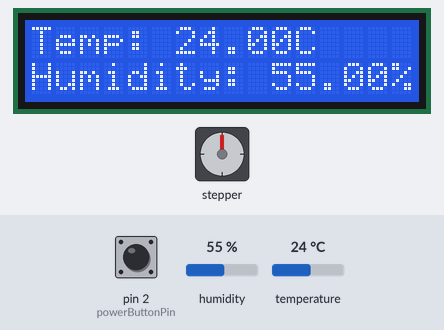
A sketch run on a simulated Arduino Mega 2560, built with avr-gcc and run on an emulated ATmega2560. Shown: 16×2 character LCD, stepper motor. Inputs (shaded band) come from the test bench; at power-on: humidity 55 %, pin 2 (powerButtonPin) HIGH, temperature 24 °C. The local clock reads 2024-03-15 10:24:30 at power-on unless the sketch sets it; stepper angles assume 200 steps per turn; what the sketch prints to the serial monitor is not drawn.

Above: at 1.2 s.
1.3 s: humidity set to 22 %
At 3.4 s:
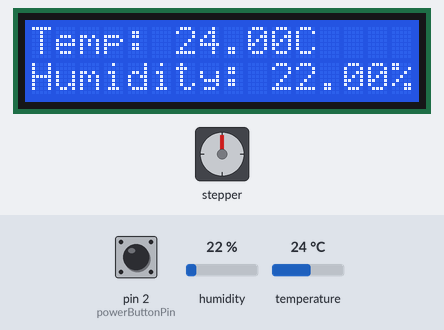
4.3 s: pin 2 (powerButtonPin) pulled LOW for 2.6 s
At 4.98 s:
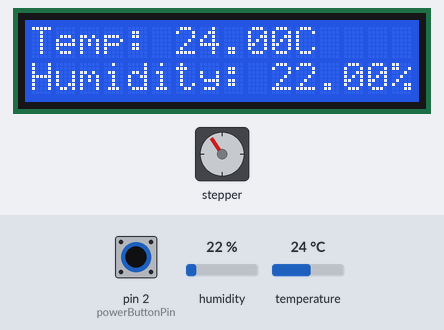
Timing chart, 0 to 81.6 s (numbered marks = the images above; inputs shaded):
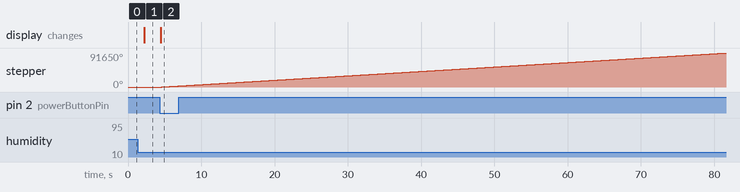

Measured:
- after the input at 1.3 s, the display: changes after 0.93 s (image 1)
- after the input at 4.3 s, stepper: keeps turning clockwise at about 1190°/s, starting after 0.28 s; the display: first changes after 0.14 s (image 2 shows a later state)

The sketch:

CPEFInal.ino
```cpp
// CPE 301 Final Project
// Members: Oliver Zolan, Sutter Reynolds, Bennet Rau, Connor Marks
// Swamp Cooler


#include <LiquidCrystal.h>
#include <DHT.h>
#include <Stepper.h>
#include <RTClib.h>

#define DHTPIN 29
#define DHTTYPE DHT11

#define RDA 0x80
#define TBE 0x20

DHT dht(DHTPIN, DHTTYPE);

RTC_DS3231 rtc;

//Initilizing the stepper Motor
const int stepsperRevolution = 200;
Stepper stepper(stepsperRevolution, 10, 11, 12, 13);

//Setting pins for the LCD Monitor
LiquidCrystal lcd(30, 31, 32, 33, 34, 35);

volatile unsigned char *myUCSR0A = (unsigned char *)0x00C0;
volatile unsigned char *myUCSR0B = (unsigned char *)0x00C1;
volatile unsigned char *myUCSR0C = (unsigned char *)0x00C2;
volatile unsigned int *myUBRR0 = (unsigned int *)0x00C4;
volatile unsigned char *myUDR0 = (unsigned char *)0x00C6;

enum machineStates {
  DISABLED, IDLE, ERROR, RUNNING
};
machineStates currentState = DISABLED;

//Defining pins for temp and water sensors
#define TEMPERATURE_THRESHOLD 20
#define WATER_THRESHOLD 100


//Button pins initilaization
const int waterLevelPin = A1;
const int powerButtonPin = 2;
const int stepperButtonPin = 3;

//light pins initilaization
const int yellowLEDPin = 53;
const int greenLEDPin = 51;
const int redLEDPin = 50;
const int blueLEDPin = 52;

//fan pin
const int fanMotorPin = 8;

float temperature, humidity;

void setup() {
  //Initializing the pins to establish communcation with RTC
  PORTD |= (1 << PD0) | (1 << PD1);
  rtc.begin();

  //Set the correct time on the RTC module
  DateTime now = DateTime(23, 7, 30, 0, 0, 0);
  rtc.adjust(now);

  DDRE |= (0x01 << greenLEDPin | 0x01 << yellowLEDPin);
  DDRG |= (0x01 << blueLEDPin);
  DDRH |= (0x01 << redLEDPin | 0x01 << waterLevelPin | 0x01 << fanMotorPin);

  adc_init();

  U0init(9600);
  dht.begin();

  lcd.begin(16, 2);

  stepper.setSpeed(stepsperRevolution);
}

//current state of circuit
void loop() {
  DateTime now = rtc.now();
  monitorTempHumidity();
  currentState = currentLog(currentState, temperature, humidity);

  switch(currentState) {
    case DISABLED:
      disabledState();
      break;
    case IDLE:
      idleState();
      break;
    case ERROR:
      errorState();
      break;
    case RUNNING:
      runningState();
      break;
  }
}

//monitor the humidty and temperature and display to LCD screen to be read
void monitorTempHumidity() {
  float humidity = dht.readHumidity();
  float temperature = dht.readTemperature();

  lcd.clear();
  lcd.setCursor(0, 0);
  lcd.print("Temp: ");
  lcd.print(temperature);
  lcd.print("C  ");
  lcd.setCursor(0, 1);
  lcd.print("Humidity: ");
  lcd.print(humidity);
  lcd.print("%");
  delay(100);
}

//function for when the DISABLED state is activated
void disabledState() {
  digitalWrite(yellowLEDPin, HIGH);
  digitalWrite(greenLEDPin, LOW);
  digitalWrite(redLEDPin, LOW);
  digitalWrite(blueLEDPin, LOW);

    if (digitalRead(powerButtonPin) == LOW) {
        currentState = IDLE;
        digitalWrite(yellowLEDPin, LOW);
        digitalWrite(greenLEDPin, HIGH);
    } else {
        currentState = ERROR;
        digitalWrite(yellowLEDPin, LOW);
        digitalWrite(redLEDPin, HIGH);
        lcd.print("Error: Low water");
        delay(2000);
    }
}

//function for when the IDLE state is activated
void idleState() {
  digitalWrite(yellowLEDPin, LOW);
  digitalWrite(greenLEDPin, HIGH);
  digitalWrite(redLEDPin, LOW);
  digitalWrite(blueLEDPin, LOW);
  moveVentClockwise();

  if(checkWaterLevel == LOW) {
    currentState = ERROR;
    digitalWrite(greenLEDPin, LOW);
    digitalWrite(redLEDPin, HIGH);
    lcd.print("Error: Low water");
    delay(2000);
  } else {
    currentState = IDLE;
    digitalWrite(greenLEDPin, HIGH);
    digitalWrite(redLEDPin, LOW);
    lcd.clear();
  }

    if(digitalRead(powerButtonPin) == LOW) {
      setFan(true);
      currentState = RUNNING;
      digitalWrite(greenLEDPin, LOW);
      digitalWrite(blueLEDPin, HIGH);
    } else {
    currentState = ERROR;
    digitalWrite(greenLEDPin, LOW);
    digitalWrite(redLEDPin, HIGH);
    lcd.print("Error: Low water");
    delay(2000);
  }
}

//function for when the ERROR state is activated
void errorState() {
  digitalWrite(yellowLEDPin, LOW);
  digitalWrite(greenLEDPin, LOW);
  digitalWrite(redLEDPin, HIGH);
  digitalWrite(blueLEDPin, LOW);
  monitorTempHumidity();

  if(checkWaterLevel == HIGH) {
    currentState = IDLE;
    digitalWrite(redLEDPin, LOW);
    digitalWrite(greenLEDPin, HIGH);
    lcd.clear();
  } else {
    currentState = ERROR;
    digitalWrite(redLEDPin, HIGH);
    lcd.print("Error: Low water");
    delay(2000);
  }

  if (digitalRead(powerButtonPin) == LOW) {
    currentState = IDLE;
    digitalWrite(redLEDPin, LOW);
    digitalWrite(greenLEDPin, HIGH);
    lcd.clear();
  }
}

//Function for when the RUNNING state is activated
void runningState() {
  digitalWrite(yellowLEDPin, LOW);
  digitalWrite(greenLEDPin, LOW);
  digitalWrite(redLEDPin, LOW);
  digitalWrite(blueLEDPin, HIGH);
  monitorTempHumidity();

  if(checkWaterLevel == LOW) {
    currentState = ERROR;
    digitalWrite(blueLEDPin, LOW);
    digitalWrite(redLEDPin, HIGH);
    lcd.print("Error: Low water");
    delay(2000);
  } else {
    currentState = RUNNING;
    digitalWrite(blueLEDPin, HIGH);
    digitalWrite(redLEDPin, LOW);
    lcd.clear();
  }

  if (digitalRead(powerButtonPin) == LOW) {
    setFan(false);
    currentState = IDLE;
    digitalWrite(blueLEDPin, LOW);
    digitalWrite(greenLEDPin, HIGH);
  }
}

//Vent movement
void moveVentClockwise() {
  while (true) {
    stepper.step(stepsperRevolution);
  }
}

void moveVentCounterClockwise() {
  stepper.step(-stepsperRevolution);
}

//Water level function
int checkWaterLevel(int pin) {
  return PINH & (0x01 << pin);
}

//Fan function
void setFan(bool fan) {
  if(fan) {
    PORTH |= (0x01 << fanMotorPin);
  } else {
    PORTH &= ~(0x01 << fanMotorPin);
  }
}

// State machine function
machineStates currentLog(machineStates currentState, float temperature, float humidity) {
  Serial.print("Current State: ");
  Serial.println(currentState);
  Serial.print("Temperature: ");
  Serial.println(temperature);
  Serial.print("Humidity: ");
  Serial.println(humidity);

  switch (currentState) {
    case DISABLED:
      if (temperature > TEMPERATURE_THRESHOLD && humidity < WATER_THRESHOLD) {
        return IDLE;
      }
      break;

    case IDLE:
      if (temperature > TEMPERATURE_THRESHOLD && humidity < WATER_THRESHOLD) {
        return RUNNING;
      } else if (temperature < TEMPERATURE_THRESHOLD && humidity > WATER_THRESHOLD) {
        return ERROR;
      }
      break;

    case ERROR:
      if (temperature < TEMPERATURE_THRESHOLD && humidity > WATER_THRESHOLD) {
        return IDLE;
      }
      break;

    case RUNNING:
      if (temperature < TEMPERATURE_THRESHOLD && humidity > WATER_THRESHOLD) {
        return ERROR;
      } else if (temperature > TEMPERATURE_THRESHOLD && humidity < WATER_THRESHOLD) {
        return IDLE;
      }
      break;
  }

  return currentState;
}

void adc_init() {
  ADCSRA = 0x80;
  ADCSRB = 0x00;
  ADMUX = 0x40;
}

unsigned int adc_read(unsigned char read_adc) {
  ADCSRB &= 0xF7;
  ADCSRB |= (read_adc & 0x08);

  ADMUX &= 0xF8;
  ADMUX |= (read_adc & 0x07);

  ADCSRA |= 0x40;
  while (ADCSRA & 0x40) {}
  return ADC;
}

void U0init(unsigned long U0baud) {
  unsigned long FCPU = 16000000;
  unsigned int tbaud;
  tbaud = (FCPU / 16 / U0baud - 1);

  *myUCSR0A = 0x20;
  *myUCSR0B = 0x18;
  *myUCSR0C = 0x06;
  *myUBRR0 = tbaud;
}

unsigned char U0kbhit() {
  return (RDA & *myUCSR0A);
}

unsigned char U0getchar() {
  return *myUDR0;
}

void U0putchar(unsigned char U0pdata) {
  while (!(TBE & *myUCSR0A));
  *myUDR0 = U0pdata;
}
```
